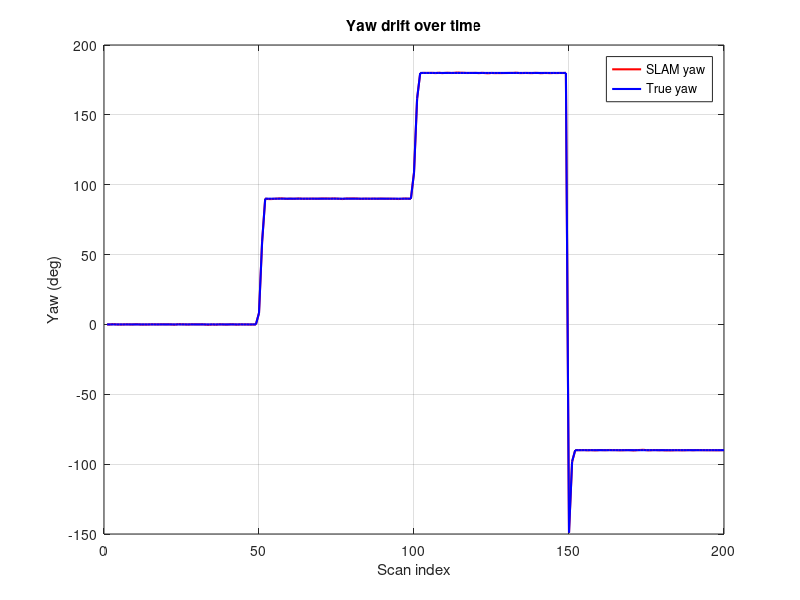

The MATLAB script that drew this image:
% Load the result
load('lidar_slam_result.mat');

% Check yaw drift
yaw_error = slamPoses(:,3) - trueYaw;
figure;
plot(1:200, rad2deg(slamPoses(:,3)), 'r-', 'LineWidth', 1.5); hold on;
plot(1:200, rad2deg(trueYaw), 'b-', 'LineWidth', 1.5);
grid on;
xlabel('Scan index'); ylabel('Yaw (deg)');
legend('SLAM yaw','True yaw');
title('Yaw drift over time');
